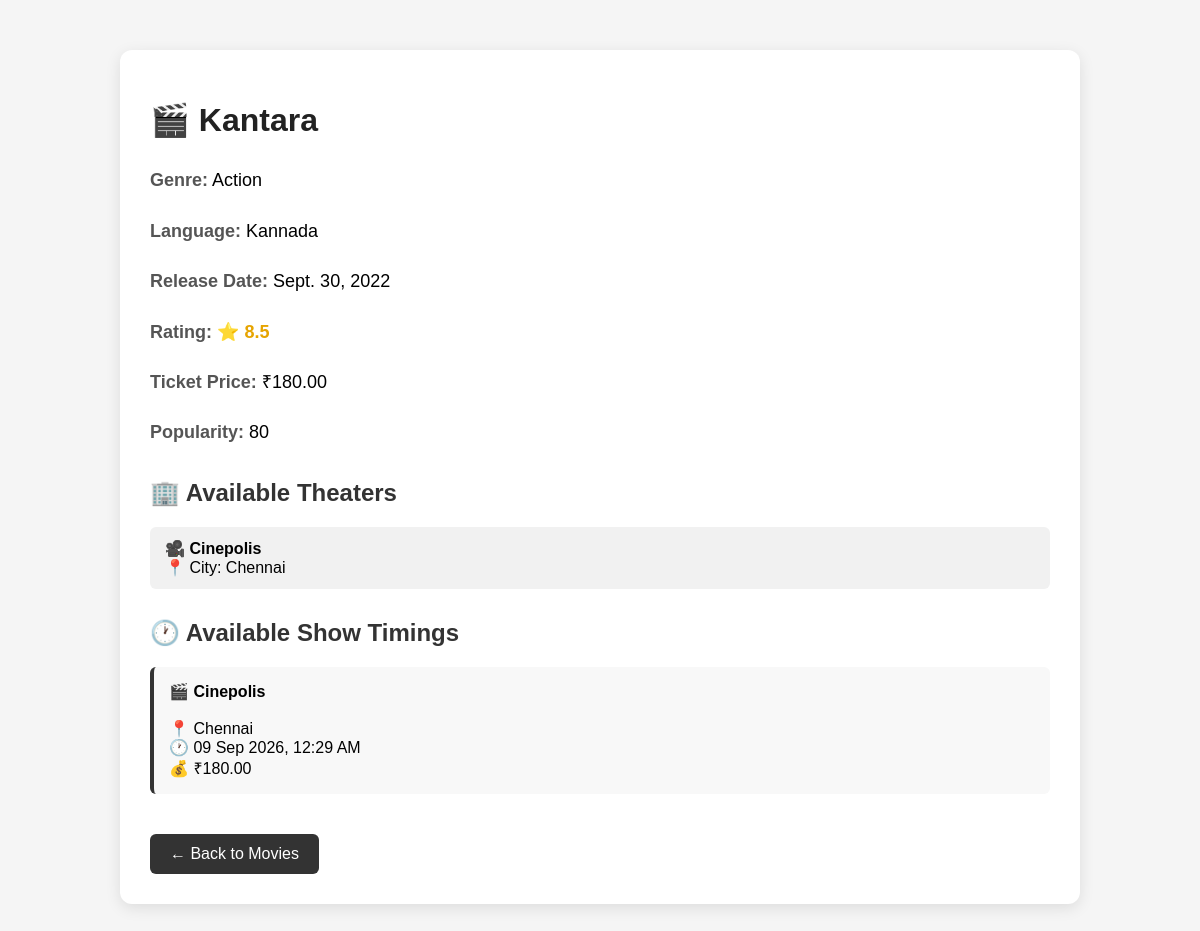
/movie/4/ (signed in), run on the app's committed database.
### movies/models.py (models this page shows, shortened)
class Movie(models.Model):
    LANGUAGE_CHOICES = [
        ("Telugu", "Telugu"),
        ("Hindi", "Hindi"),
        ("Tamil", "Tamil"),
        ("Kannada", "Kannada"),
        ("English", "English"),
    ]
    title = models.CharField(
        max_length=200,
        db_index=True
    )
    genre = models.ForeignKey(
        Genre,
        on_delete=models.CASCADE,
        related_name="movies"
    )
    language = models.CharField(
        max_length=50,
        choices=LANGUAGE_CHOICES,
        db_index=True
    )
    release_date = models.DateField(
        db_index=True
    )
    rating = models.DecimalField(
        max_digits=3,
        decimal_places=1,
        default=0
    )
    ticket_price = models.DecimalField(
        max_digits=8,
        decimal_places=2
    )
    popularity = models.PositiveIntegerField(
        default=0,
        db_index=True
    )
    theaters = models.ManyToManyField(
        Theater,
        related_name="movies"
    )
    created_at = models.DateTimeField(
        auto_now_add=True
    )
    class Meta:
        indexes = [
            models.Index(
                fields=["title", "language"]
            ),
            models.Index(
                fields=["release_date", "rating"]
            ),
            models.Index(
                fields=["popularity"]
            ),
        ]

class Genre(models.Model):
    name = models.CharField(
        max_length=100,
        unique=True
    )

class Theater(models.Model):
    name = models.CharField(
        max_length=150
    )
    city = models.ForeignKey(
        City,
        on_delete=models.CASCADE,
        related_name="theaters"
    )

class City(models.Model):
    name = models.CharField(
        max_length=100,
        unique=True
    )

class Show(models.Model):
    movie = models.ForeignKey(
        Movie,
        on_delete=models.CASCADE,
        related_name="shows"
    )
    theater = models.ForeignKey(
        Theater,
        on_delete=models.CASCADE,
        related_name="shows"
    )
    show_time = models.DateTimeField(
        db_index=True
    )
    ticket_price = models.DecimalField(
        max_digits=8,
        decimal_places=2
    )
    class Meta:
        indexes = [
            models.Index(
                fields=["movie", "show_time"]
            ),
            models.Index(
                fields=["theater", "show_time"]
            ),
        ]

### movies/views.py (the view)
@login_required
def movie_detail(request, movie_id):
    movie = get_object_or_404(
        Movie.objects
        .select_related("genre")
        .prefetch_related("theaters__city"),
        id=movie_id
    )
    RecentlyViewed.objects.update_or_create(
        user=request.user,
        movie=movie,
        defaults={
            "viewed_at": timezone.now()
        }
    )
    return render(
        request,
        "movies/movie_detail.html",
        {
            "movie": movie
        }
    )

### movies/templates/movies/movie_detail.html (shortened to what this page needs)
<!DOCTYPE html>
<html lang="en">
<head>
</head>
<body>
<div class="container">
    <h1>🎬 {{ movie.title }}</h1>
    <div class="details">
        <p>
            <span class="label">Genre:</span>
            {{ movie.genre.name }}
        </p>
        <p>
            <span class="label">Language:</span>
            {{ movie.language }}
        </p>
        <p>
            <span class="label">Release Date:</span>
            {{ movie.release_date }}
        </p>
        <p>
            <span class="label">Rating:</span>
            <span class="rating">
                ⭐ {{ movie.rating }}
            </span>
        </p>
        <p>
            <span class="label">Ticket Price:</span>
            ₹{{ movie.ticket_price }}
        </p>
        <p>
            <span class="label">Popularity:</span>
            {{ movie.popularity }}
        </p>
    </div>
    <h2>🏢 Available Theaters</h2>
    {% for theater in movie.theaters.all %}
        <div class="theater-item">
            🎥 <strong>{{ theater.name }}</strong>
            <br>
            📍 City:
            {{ theater.city.name }}
        </div>
    {% empty %}
        <p class="empty-message">
            No theaters available for this movie.
        </p>
    {% endfor %}
    <h2>🕐 Available Show Timings</h2>
    {% for show in movie.shows.all %}
        <div class="show-item">
            <strong>
                🎬 {{ show.theater.name }}
            </strong>
            <br><br>
            📍 {{ show.theater.city.name }}
            <br>
            🕐
            {{ show.show_time|date:"d M Y, h:i A" }}
            <br>
            💰
            ₹{{ show.ticket_price }}
        </div>
    {% empty %}
        <p class="empty-message">
            No show timings available.
        </p>
    {% endfor %}
    <a href="{% url 'movie_list' %}" class="back-button">
        ← Back to Movies
    </a>
</div>
</body>
</html>

### movies/templates/movies/movie_detail.html (style rules this page uses)
body { font-family: Arial, sans-serif; background: #f5f5f5; margin: 0; padding: 0; }
.container { width: 80%; max-width: 900px; margin: 50px auto; background: white; padding: 30px; border-radius: 12px; box-shadow: 0 4px 15px rgba(0, 0, 0, 0.1); }
h1 { color: #222; margin-bottom: 25px; }
h2 { color: #333; margin-top: 30px; }
.details { font-size: 18px; line-height: 1.8; }
.label { font-weight: bold; color: #555; }
.rating { color: #e6a400; font-weight: bold; }
.theater-item { background: #f1f1f1; padding: 12px 15px; margin: 8px 0; border-radius: 6px; }
.show-item { background: #f8f8f8; padding: 15px; margin: 10px 0; border-left: 4px solid #333; border-radius: 6px; }
.back-button { display: inline-block; margin-top: 30px; padding: 11px 20px; background: #333; color: white; text-decoration: none; border-radius: 6px; }

### data on the page
Movie: title "Kantara", genre.name "Action", language "Kannada", release_date "Sept. 30, 2022", rating "8.5", ticket_price "180.00", popularity "80"
Theater: name "Cinepolis", city.name "Chennai"
Show: theater.name "Cinepolis", theater.city.name "Chennai", show_time "09 Sep 2026, 12:29 AM", ticket_price "180.00"
